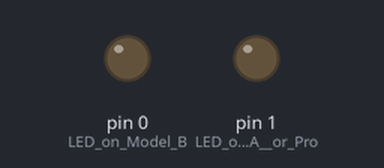
Bench run of a sketch on a simulated Arduino Uno, built with avr-gcc and run on an emulated ATmega328P. Parts: output pins drawn as LEDs (lit = HIGH).

Above: at 2.2 s.
At 41.6 s:
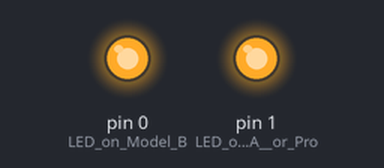
Timing chart, 0 to 43.6 s (numbered marks = the images above):
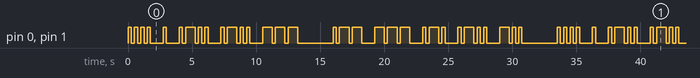

Measured:
- by itself, pin 0 (LED_on_Model_B), pin 1 (LED_on_Model_A__or_Pro): moves between LOW and HIGH, repeating every 33.5 s
- by itself, everything shown: repeats every 33.5 s, in 64 steps

The sketch:

Morse.ino
```cpp
int INTERVAL = 250;  //rate of morse

//only using [0-9] & [A-Z]but since we're using charvalues as indexesi gotta make it continuous | browhat teh fuck why did adding a zero fix this ? I HATE C ALREADY I BARELY UNDERSTAND WTF A POINTER IS
//chat I just realized switch exists and I can just use a chararray instead :skull:
char DICTIONARY[44][6] = {
  "-----",
  ".----",
  "..---",
  "...--",
  "....-",
  ".....",
  "-....",
  "--...",
  "---..",
  "----.",
  "",
  "",
  "",
  "",
  "",
  "",
  "",
  ".-",
  "-...",
  "-.-.",
  "-..",
  ".",
  "..-.",
  "--.",
  "....",
  "..",
  ".---",
  "-.-",
  ".-..",
  "--",
  "-.",
  "---",
  ".--.",
  "--.-",
  ".-.",
  "...",
  "-",
  "..-",
  "...-",
  ".--",
  "-..-",
  "-.--",
  "--.."
};

void emitMorse(int light, int duration) {
  if (light) {
    digitalWrite(0, HIGH);
    digitalWrite(1, HIGH);
    delay(INTERVAL * duration);
    digitalWrite(0, LOW);
    digitalWrite(1, LOW);
  } else {
    digitalWrite(0, LOW);
    digitalWrite(1, LOW);
    delay(INTERVAL * duration);
  }
}

void createMorse(char string[]) {
  char *c = string;
  for (int i = 0; i < 5; i++) {
    if (*c) {
      switch (*c) {
        case '.':
          emitMorse(1, 1);
          break;
        case '-':
          emitMorse(1, 3);
          break;
        case '/':
          emitMorse(0, 7);
          return;
      }
      c++;
      emitMorse(0, 1);
    }
  }
  emitMorse(0, 3);
}

void encodeSentence(char sentence[]) {
  char *letter = sentence;
  while (*letter) {
    int index = (int) *letter;
    if (index == 32) {
      createMorse("/");
    } else if ((48 <= index && index <= 57) || (65 <= index && index <= 90)) {
      createMorse(DICTIONARY[index - 48]);
    }
    letter++;
  }
}

void setup() {
  // initialize the digital pin as an output.
  pinMode(0, OUTPUT);  //LED on Model B
  pinMode(1, OUTPUT);  //LED on Model A  or Pro
}

void loop() {
  encodeSentence("HELLO WORLD");
  emitMorse(0, 7);
}
```
